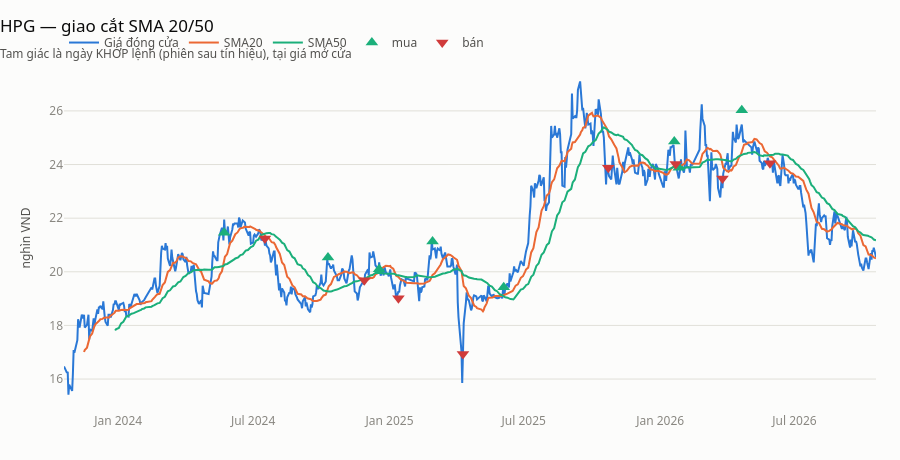

Notebook code for this chart:
### Code cell
sma = pd.DataFrame(
    {
        "date": khung.index,
        "Giá đóng cửa": khung["close"] / 1_000,
        "SMA20": khung["close"].rolling(20).mean() / 1_000,
        "SMA50": khung["close"].rolling(50).mean() / 1_000,
    }
).melt(id_vars="date", var_name="duong", value_name="gia")

fig = duong(
    sma,
    x="date",
    y="gia",
    theo="duong",
    tieu_de=f"{MA} — giao cắt SMA 20/50",
    phu_de="Tam giác là ngày KHỚP lệnh (phiên sau tín hiệu), tại giá mở cửa",
    nhan_y="nghìn VND",
)
for chieu, mau, ky_hieu in [("mua", TANG, "triangle-up"), ("bán", GIAM, "triangle-down")]:
    phan = nhat_ky[nhat_ky["chieu"] == chieu]
    fig.add_scatter(
        x=phan["ngay_khop"],
        y=phan["gia_khop"] / 1_000,
        mode="markers",
        name=chieu,
        marker=dict(color=mau, size=11, symbol=ky_hieu),
    )
fig

### Figure 1 — Plotly figure (JSON) as saved in the notebook; plotly's stock layout.template omitted (floating-point values rounded to 4 significant figures; data arrays with more than 128 entries replaced by an {"elided": "..."} marker saying what was removed)
{"data": [{"hovertemplate": "%{y:,.2f}<extra>%{fullData.name}</extra>", "line": {"color": "#2a78d6", "width": 2}, "mode": "lines", "name": "Giá đóng cửa", "type": "scatter", "x": {"elided": "745 str values"}, "y": {"elided": "745 float values"}}, {"hovertemplate": "%{y:,.2f}<extra>%{fullData.name}</extra>", "line": {"color": "#eb6834", "width": 2}, "mode": "lines", "name": "SMA20", "type": "scatter", "x": {"elided": "745 str values"}, "y": {"elided": "745 float values"}}, {"hovertemplate": "%{y:,.2f}<extra>%{fullData.name}</extra>", "line": {"color": "#1baf7a", "width": 2}, "mode": "lines", "name": "SMA50", "type": "scatter", "x": {"elided": "745 str values"}, "y": {"elided": "745 float values"}}, {"marker": {"color": "#1baf7a", "size": 11, "symbol": "triangle-up"}, "mode": "markers", "name": "mua", "type": "scatter", "x": ["2024-05-23T00:00:00.000000", "2024-10-10T00:00:00.000000", "2024-12-18T00:00:00.000000", "2025-02-28T00:00:00.000000", "2025-06-04T00:00:00.000000", "2026-01-20T00:00:00.000000", "2026-01-26T00:00:00.000000", "2026-04-21T00:00:00.000000"], "y": [21.46, 20.53, 20.09, 21.13, 19.42, 24.86, 23.88, 26.02]}, {"marker": {"color": "#d03b3b", "size": 11, "symbol": "triangle-down"}, "mode": "markers", "name": "bán", "type": "scatter", "x": ["2024-07-17T00:00:00.000000", "2024-11-28T00:00:00.000000", "2025-01-13T00:00:00.000000", "2025-04-10T00:00:00.000000", "2025-10-23T00:00:00.000000", "2026-01-22T00:00:00.000000", "2026-03-26T00:00:00.000000", "2026-05-29T00:00:00.000000"], "y": [21.24, 19.68, 19.01, 16.93, 23.88, 24.02, 23.48, 24.05]}], "layout": {"height": 460, "hovermode": "x unified", "showlegend": true, "title": {"text": "HPG — giao cắt SMA 20/50<br><sub style='color:#52514e'>Tam giác là ngày KHỚP lệnh (phiên sau tín hiệu), tại giá mở cửa</sub>"}, "yaxis": {"title": {"text": "nghìn VND"}}}}
